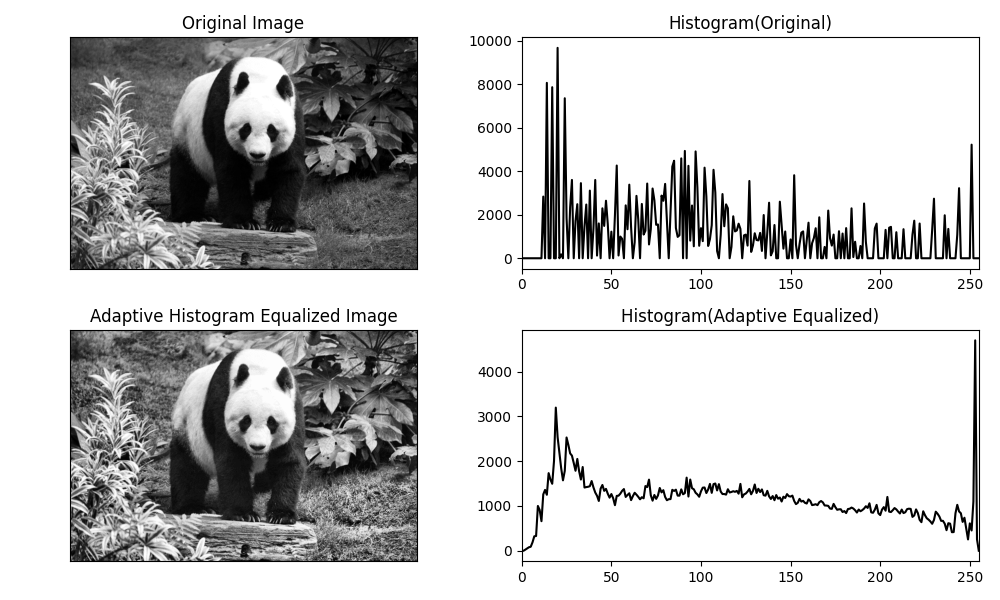

Write the Python code that produced this figure.
import cv2
import numpy as np
import matplotlib.pyplot as plt

img = cv2.imread('ex2.png', 0)

clahe = cv2.createCLAHE(clipLimit=5)
img_eq = clahe.apply(img)

hist_orig = cv2.calcHist([img], [0], None, [256], [0, 255])
hist_eq = cv2.calcHist([img_eq], [0], None, [256], [0, 255])

fig, ax = plt.subplots(2, 2, figsize=(10, 6))

ax[0, 0].imshow(img, cmap='gray')
ax[0, 0].set_title('Original Image')
ax[0, 0].set_xticks([])
ax[0, 0].set_yticks([])
ax[0, 1].plot(hist_orig, color='black')
ax[0, 1].set_title('Histogram(Original)')
ax[0, 1].set_xlim([0, 255])

ax[1, 0].imshow(img_eq, cmap='gray')
ax[1, 0].set_title('Adaptive Histogram Equalized Image')
ax[1, 0].set_xticks([])
ax[1, 0].set_yticks([])
ax[1, 1].plot(hist_eq, color='black')
ax[1, 1].set_title('Histogram(Adaptive Equalized)')
ax[1, 1].set_xlim([0, 255])

plt.tight_layout()
plt.savefig('exercise2.png')
plt.show()
